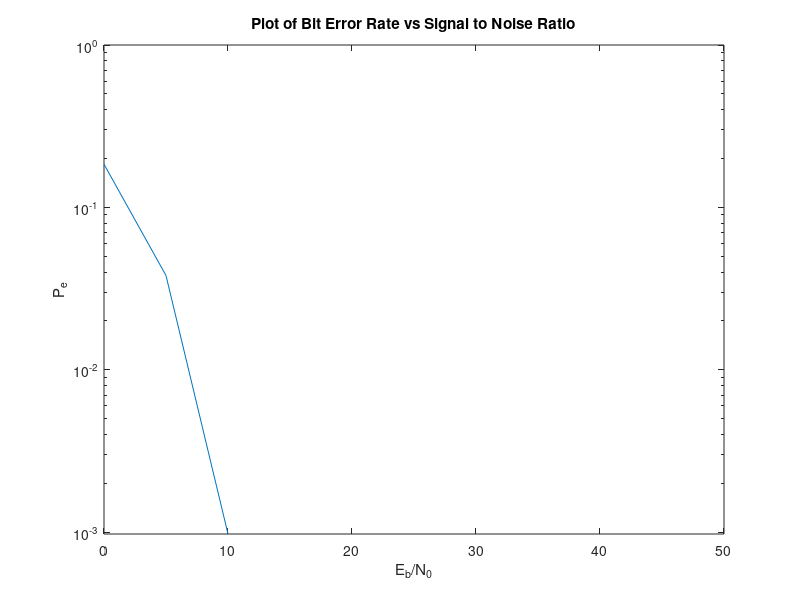

This chart was generated by the following MATLAB code:
%[1-1]
%Generate random binary digits (0 or 1) 
noOfBits = 1024;
inputData = randi([0, 1], [1, noOfBits]);

%[1-2]
%Convert binary digits to +/- 1 (1->+1, 0->-1) => Data for transmission
%Replace 0 to -1
inputData(inputData==0) = -1;

%[1-14]
%Simulation for different SNR values
SNR = 0:5:50; %Loop from 0 to 50 (in multiples of 5)

%[1-6]
%Assume input data has unit power
S=1; 

%[1-16]
bitErrorRate = zeros(1,11); 
SNRvalues = zeros(1,11); 
arrayIndex = 1; 

%bitErrorRate = zeros(1,11); %Initialise an array of 1-by-11 zeros to store error rate
%SNRvalues = zeros(1,11); %Initialise an array of 1-by-11 zeros to store SNR values
%arrayIndex = 1; %To count the array index for storage

for i = SNR %Loop from 0 to 50 (in multiples of 5)
    %[1-11]
    noOfErrors = 0; %Count number of errors for each SNR
    
    %[1-6]
    N=S./(10.^(i./10)); %Obtain noise variance (10log10 = S/N)
    
    %[1-3 && 1-7]
    %AWGN function applys White Gaussian Noise to inputData
    outputSignal = awgn(inputData,i,N); %i=SNR, N=noise variance
    
    %[1-8]
    %Convert outputSignal to 0/1
    %(outputSignal >= 0) -> 1
    %(outputSignal < 0) -> 0
    threshold = 0; 
    outputSignal(outputSignal>=threshold) = 1;
    outputSignal(outputSignal<threshold) = 0;
    
    %[1-9]
    %Conpute bit error rate
    for count=1:noOfBits %Loop from 1 to 1024
        %If inputData > 0 but outputSignal < 0, error
        %If inputData <= 0 but outputSignal >= 0, error
        if (inputData(count) > threshold && outputSignal(count) == 0) || (inputData(count) <= threshold && outputSignal(count) == 1)
            noOfErrors = noOfErrors + 1;
        end
    end
    %[1-16]
    SNRvalues(arrayIndex)=i;
    bitErrorRate(arrayIndex)= noOfErrors/noOfBits; 
    arrayIndex=arrayIndex+1;
    
    %SNRvalues(arrayIndex)=i; %Store current SNR value into array
    %bitErrorRate(arrayIndex)= noOfErrors/noOfBits; %Store the bitErrorRate into array
    %arrayIndex=arrayIndex+1;
end

%[1-15]
%Plot the results
semilogy(SNRvalues, bitErrorRate);
axis([0 50 -1 1])
title("Plot of Bit Error Rate vs Signal to Noise Ratio");
xlabel('E_{b}/N_{0}') ;
ylabel('P_{e}') ;
